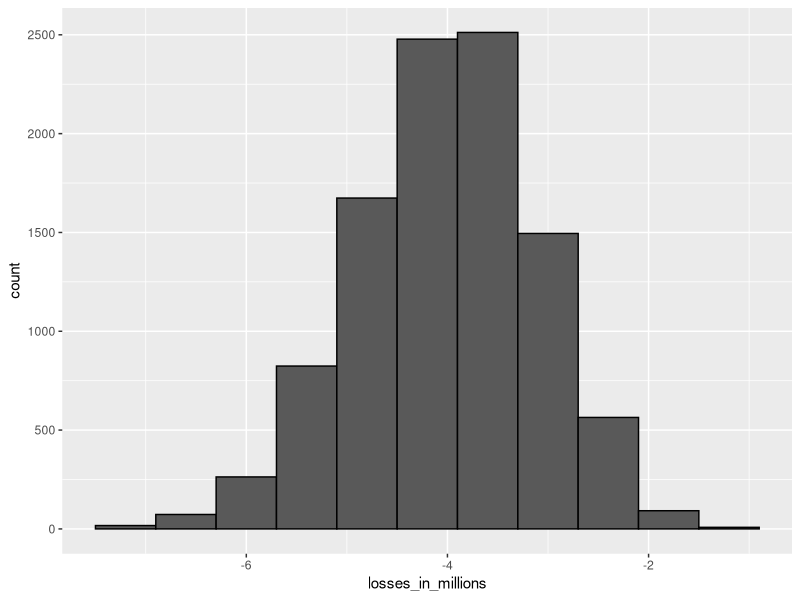

Write R code to recreate this figure.
n <- 1000
loss_per_foreclosure <- -200000
p <- 0.02
defaults <- sample( c(0,1), n, prob=c(1-p, p), replace = TRUE)
sum(defaults * loss_per_foreclosure)

B <- 10000
losses <- replicate(B, {
  defaults <- sample( c(0,1), n, prob=c(1-p, p), replace = TRUE) 
  sum(defaults * loss_per_foreclosure)
})

library(tidyverse)
data.frame(losses_in_millions = losses/10^6) %>%
  ggplot(aes(losses_in_millions)) +
  geom_histogram(binwidth = 0.6, col = "black")


n*(p*loss_per_foreclosure + (1-p)*0)    # expected value 
sqrt(n)*abs(loss_per_foreclosure)*sqrt(p*(1-p))    # standard error

library(tidyverse)
library(dslabs)

data(death_prob)
head(death_prob)
#### Useful Formulas
# Expected values of a random variable
# ap + b(1- p)
# Expected value of the sum of n draws of a random variable
# n * (ap + b(1-p))
# Standard deviation of an urn with two values
# abs(b - a) * sqrt(p(1 - p))
# Standard error of the sum of n draws of a random variable
# sqrt(n) * abs(b - a) * sqrt(p(1 - p))

p <- death_prob %>% filter(age==50, sex=="Female") %>% pull(prob)
-150000*p + 1150*(1-p)
abs(-150000-1150)*sqrt(p*(1-p))
avg <- (1000*(-150000*p + 1150*(1-p)))
se <- sqrt(1000) * abs(1150 - -150000) * sqrt(p*(1 - p))
pnorm(0, 667378, 269657)

p <- death_prob %>% filter(age==50, sex=="Male") %>% pull(prob)

x <- ((700000/1000) - -150000*p)/(1-p)
avg <- (1000*(-150000*p + 1459*(1-p)))
se <- sqrt(1000) * abs(1459 - -150000) * sqrt(p*(1 - p))
pnorm(0, avg, se)
